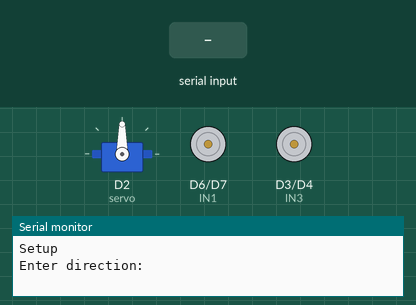
Simulated run of this sketch. Board: ESP8266 (NodeMCU). On the bench: servo, motor-driver pin pairs drawn as motors (green arrow = first pin HIGH = forward, orange = second pin HIGH = backward, longer = more drive, scaled by the enable pin), the last lines printed to the serial monitor. Inputs (shaded band) come from the test bench.

Above: at 1.2 s.
1.3 s: "forward 1\n" received over Serial
At 2.9 s:
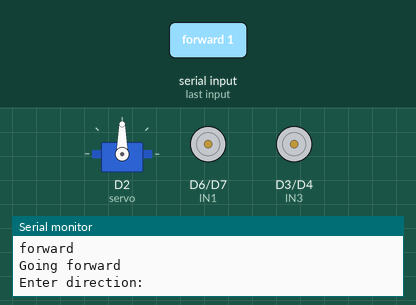
3.8 s: "backward 1\n" received over Serial
At 6.0 s:
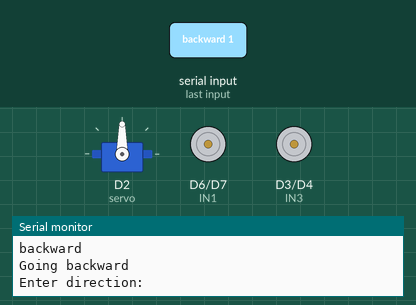
6.3 s: "left 1\n" received over Serial
At 8.0 s:
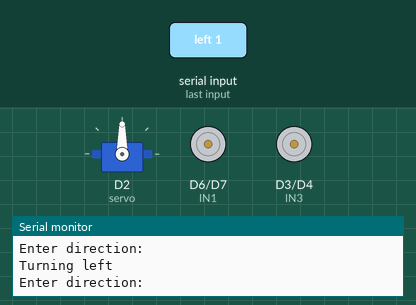
8.8 s: "right 1\n" received over Serial
At 11.0 s:
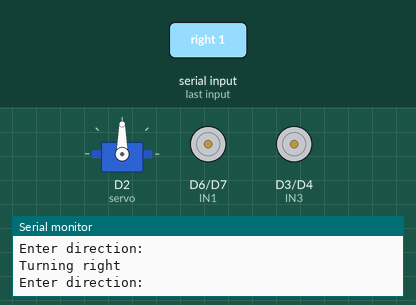
11.3 s: "kick 1\n" received over Serial
At 12.6 s:
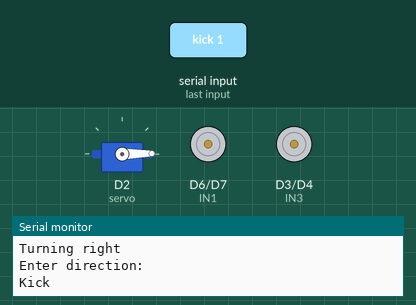
13.8 s: "90 45\n" received over Serial
Timing chart, 0 to 16.8 s (numbered marks = the images above; inputs shaded):
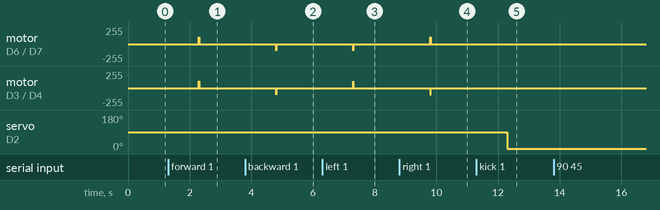

Measured:
- after the input at 1.3 s, motor on D6 (IN1) / D7 (IN2), motor on D3 (IN3) / D4 (IN4): stopped → forward 100/255 after 1.0 s, → stopped 0.01 s later
- after the input at 3.8 s, motor on D6 (IN1) / D7 (IN2), motor on D3 (IN3) / D4 (IN4): stopped → backward 100/255 after 1.0 s, → stopped 0.01 s later
- after the input at 6.3 s, motor on D6 (IN1) / D7 (IN2): stopped → backward 100/255 after 1.0 s, → stopped 0.01 s later; motor on D3 (IN3) / D4 (IN4): stopped → forward 100/255 after 1.0 s, → stopped 0.01 s later
- after the input at 8.8 s, motor on D6 (IN1) / D7 (IN2): stopped → forward 100/255 after 1.0 s, → stopped 0.01 s later; motor on D3 (IN3) / D4 (IN4): stopped → backward 100/255 after 1.0 s, → stopped 0.01 s later
- after the input at 11.3 s, servo on D2 (servo): 90° → 1° after 1.0 s

The sketch:

singleMotor.ino
```cpp
#include <Servo.h>

Servo myservo;
int servo = D2;
int ENA = 14;
int IN1 = 12;
int IN2 = 13;
int IN3 = 0;
int IN4 = 2;
int ENB = 15;

int carSpeed = 100;
int multiP = 10;

void MotorFunc(){
  pinMode(ENA, OUTPUT);
  pinMode(IN1, OUTPUT);
  pinMode(IN2, OUTPUT);
  digitalWrite(IN1, LOW);
  digitalWrite(IN2, LOW);

  pinMode(ENB, OUTPUT);
  pinMode(IN3, OUTPUT);
  pinMode(IN4, OUTPUT);
  digitalWrite(IN3, LOW);
  digitalWrite(IN4, LOW);
}

void setup() {
  Serial.begin(115200);
  Serial.println("Setup");
  myservo.attach(servo, 500, 2500);
  MotorFunc();
}

void loop() {

  Serial.println("Enter direction:");
  while (Serial.available() == 0) {}     //wait for data available
  String iteststr = Serial.readString();  //read until timeout
  iteststr.trim();                        // remove any \r \n whitespace at the end of the String
  int space_index = iteststr.indexOf(' ');
  String teststr = iteststr.substring(0, space_index);
  String time_str = iteststr.substring(space_index + 1);
  float time_sec = time_str.toFloat();
  if (teststr == "forward") {
    Serial.println("forward");
    forward(time_sec);
  }
  else if(teststr == "backward"){
    Serial.println("backward");
    backward(time_sec);
  }
  else if(teststr == "left"){
    left(time_sec);

  }
  else if(teststr == "right"){
    right(time_sec);
  }
  else if(teststr == "kick"){
    kick(time_sec);
  }
  else {
    stop();
  }
  /*
  delay(1000);
  */
}

void kick(float time_sec){
  int pos = time_sec;
  Serial.println("Kick");
  myservo.write(pos);
  delay(2000);
}

void forward(float time_sec){
  Serial.println("Going forward");
  unsigned long start_time = millis();
  while((millis() - start_time) < (time_sec * multiP)){
  analogWrite(ENA, carSpeed);
  digitalWrite(IN1, HIGH);
  digitalWrite(IN2, LOW);

  analogWrite(ENB, carSpeed);
  digitalWrite(IN3, HIGH);
  digitalWrite(IN4, LOW);
  }
  analogWrite(ENA, 0);
  analogWrite(ENB, 0);
}

void backward(float time_sec){
  Serial.println("Going backward");
  unsigned long start_time = millis();
  while((millis() - start_time) < (time_sec * multiP)){
  analogWrite(ENA, carSpeed);
  digitalWrite(IN1, LOW);
  digitalWrite(IN2, HIGH);

  analogWrite(ENB, carSpeed);
  digitalWrite(IN3, LOW);
  digitalWrite(IN4, HIGH);
  }
  analogWrite(ENA, 0);
  analogWrite(ENB, 0);
}

void stop(){
  Serial.println("stop");
  digitalWrite(IN1, LOW);
  digitalWrite(IN2, LOW);
  digitalWrite(IN3, LOW);
  digitalWrite(IN4, LOW);
}
void left(float time_sec){
  Serial.println("Turning left");
  unsigned long start_time = millis();
  while((millis() - start_time) < (time_sec * multiP)){
  analogWrite(ENA, carSpeed);
  digitalWrite(IN1, LOW);
  digitalWrite(IN2, HIGH);

  analogWrite(ENB, carSpeed); // Stop the right motor
  digitalWrite(IN3, HIGH);
  digitalWrite(IN4, LOW);
  }
  analogWrite(ENA, 0);
  analogWrite(ENB, 0);
}

void right(float time_sec){
  Serial.println("Turning right");
  unsigned long start_time = millis();
  while((millis() - start_time) < (time_sec * multiP)){
  analogWrite(ENA, carSpeed); // Stop the left motor
  digitalWrite(IN1, HIGH); // LOW 2
  digitalWrite(IN2, LOW); //HIGH 1

  analogWrite(ENB, carSpeed);
  digitalWrite(IN3, LOW);
  digitalWrite(IN4, HIGH);
  }
  analogWrite(ENA, 0);
  analogWrite(ENB, 0);
}
```
